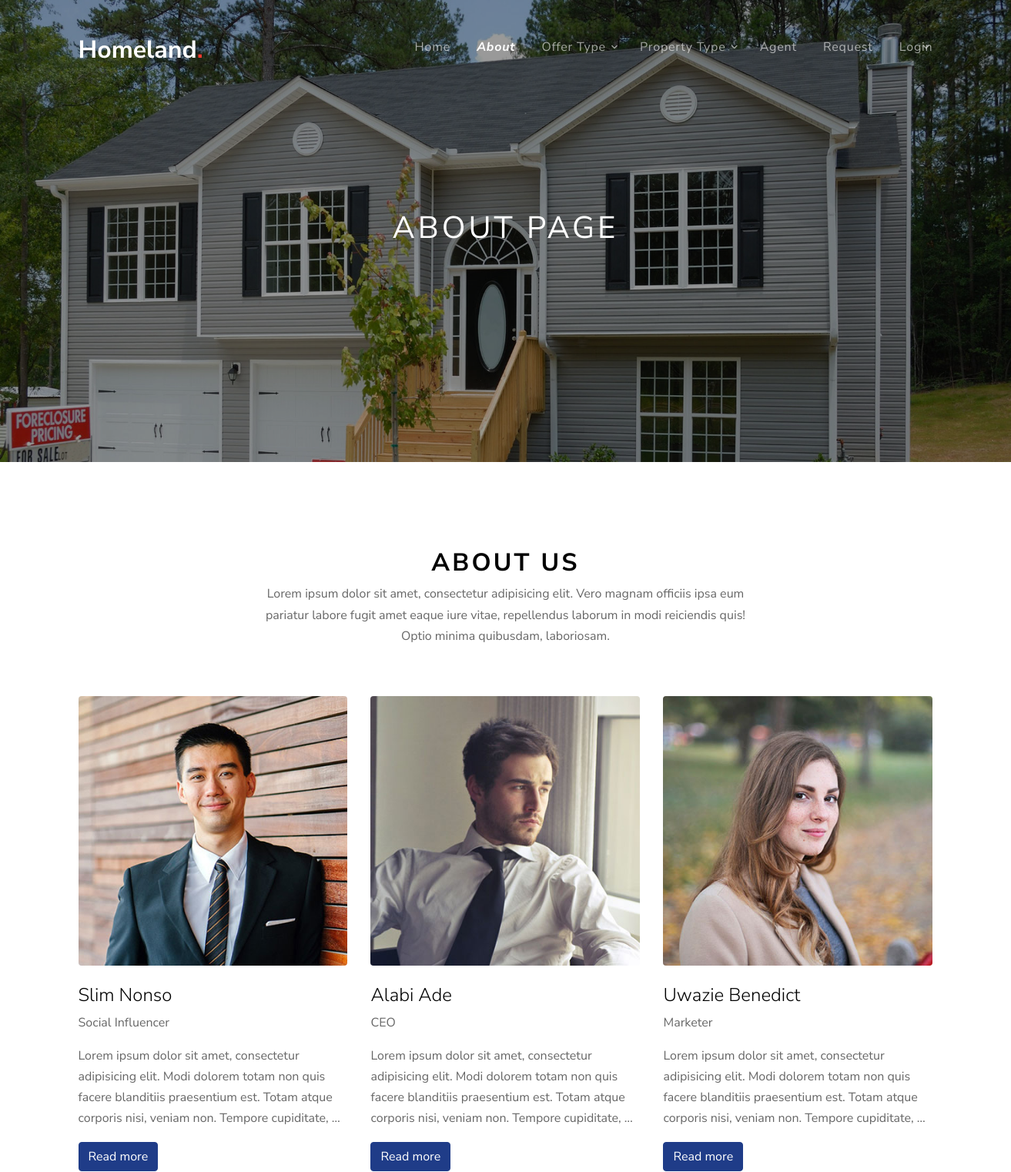
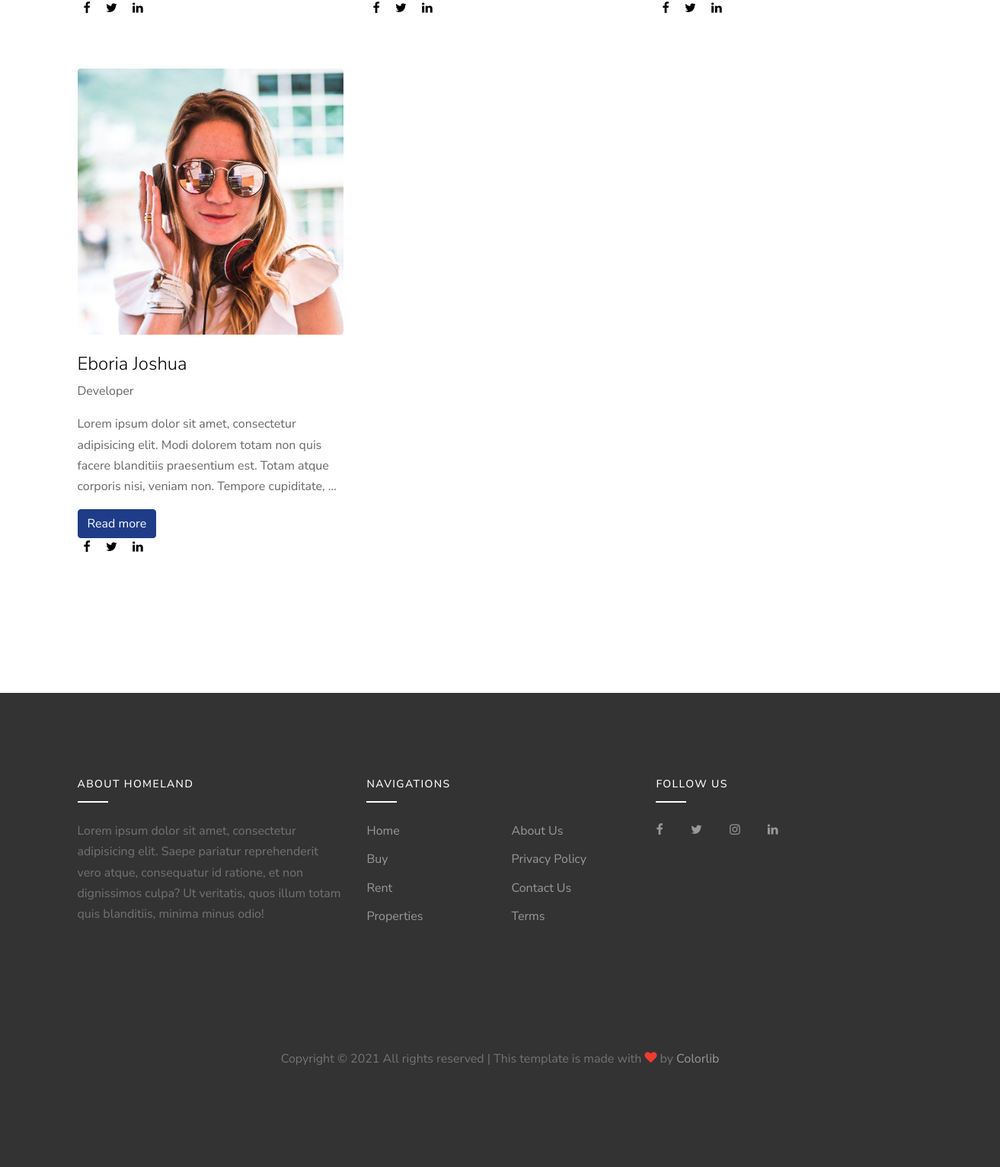
The app's page /pages/about-page with its own data (2 pictures, top to bottom).
### public_view/models.py (models this page shows, shortened)
class Team(models.Model):
    name = models.CharField(max_length=50)
    designation = models.CharField(max_length=100, blank=True, null=True)
    profile = models.FileField(blank=True, null=True, upload_to='uploads/propfile/')
    biography = models.TextField()
    def profile_url(self):
        if self.profile:
            return self.profile.url
        else:
            return '/public/images/person_1.jpg'

### public_view/views.py (the view)
# urls.py: path('about-page', views.about, name='about'),
def about(request):
     display_team = Team.objects.all()
     return render(request, 'public/about.html', {'team':display_team})

### templates/public/about.html (shortened to what this page needs)
{% extends 'public/base.html' %}
{% load static %}
{% block content %}
<div class="site-blocks-cover inner-page-cover overlay"
    style="background-image: url({% static 'public/images/hero_bg_2.jpg' %});" data-aos="fade"
    data-stellar-background-ratio="0.5">
    <div class="container">
        <div class="row align-items-center justify-content-center text-center">
            <div class="col-md-10">
                <h1 class="mb-2">About Page</h1>
            </div>
        </div>
    </div>
</div>
<div class="site-section">
    <div class="container">
        <div class="row mb-5 justify-content-center" data-aos="fade-up">
            <div class="col-md-7">
                <div class="site-section-title text-center">
                    <h2>ABOUT US</h2>
                    <p>Lorem ipsum dolor sit amet, consectetur adipisicing elit. Vero magnam officiis ipsa eum pariatur
                        labore fugit amet eaque iure vitae, repellendus laborum in modi reiciendis quis! Optio minima
                        quibusdam, laboriosam.</p>
                </div>
            </div>
        </div>
        <div class="row">
            {% if team %}
                {% for t in team %}
                    <div class="col-md-6 col-lg-4 mb-5 mb-lg-5" data-aos="fade-up" data-aos-delay="200">
                        <div class="team-member">
                            <img src="{{ t.profile_url }}" alt="Image" class="img-fluid rounded mb-4">
                            <div class="text">
                                <h2 class="mb-2 font-weight-light text-black h4">{{ t.name }}</h2>
                                <span class="d-block mb-3 text-white-opacity-05">{{ t.designation }}</span>
                                <p>
                                    {{ t.biography | truncatewords:25 }}
                                </p>
                                <a href="{% url 'public_view:team_detail' t.id %}" class="btn btn-primary">Read more</a>
                                <p>
                                    <a href="#" class="text-black p-2"><span class="icon-facebook"></span></a>
                                    <a href="#" class="text-black p-2"><span class="icon-twitter"></span></a>
                                    <a href="#" class="text-black p-2"><span class="icon-linkedin"></span></a>
                                </p>
                            </div>
                        </div>
                    </div>
                {% endfor %}
            {% endif %}
        </div>
    </div>
</div>
{% endblock %}

### templates/public/base.html (shortened to what this page needs)
{% load static %}
<!DOCTYPE html>
<html lang="en">
<head>
    <link rel="stylesheet" href="{% static 'public/fonts/icomoon/style.css' %}">
    <link rel="stylesheet" href="{% static 'public/css/bootstrap.min.css' %}">
    <link rel="stylesheet" href="{% static 'public/css/magnific-popup.css' %}">
    <link rel="stylesheet" href="{% static 'public/css/jquery-ui.css' %}">
    <link rel="stylesheet" href="{% static 'public/css/owl.carousel.min.css' %}">
    <link rel="stylesheet" href="{% static 'public/css/owl.theme.default.min.css' %}">
    <link rel="stylesheet" href="{% static 'public/css/bootstrap-datepicker.css' %}">
    <link rel="stylesheet" href="{% static 'public/css/mediaelementplayer.css' %}">
    <link rel="stylesheet" href="{% static 'public/css/animate.css' %}">
    <link rel="stylesheet" href="{% static 'public/fonts/flaticon/font/flaticon.css' %}">
    <link rel="stylesheet" href="{% static 'public/css/fl-bigmug-line.css' %}">
    <link rel="stylesheet" href="{% static 'public/css/aos.css' %}">
    <link rel="stylesheet" href="{% static 'public/css/style.css' %}">
    <link rel="stylesheet" href="{% static 'public/css/custom.css' %}">
</head>
<body>
    <div class="site-wrap">
        <div class="site-navbar mt-4">
            <div class="container py-1">
                <div class="row align-items-center">
                    <div class="col-8 col-md-8 col-lg-4">
                        <h1 class="mb-0"><a href="" class="text-white h2 mb-0"><strong>Homeland<span
                                        class="text-danger">.</span></strong></a></h1>
                    </div>
                    <div class="col-4 col-md-4 col-lg-8">
                        <nav class="site-navigation text-right text-md-right" role="navigation">
                            <ul class="site-menu js-clone-nav d-none d-lg-block">
                                {% url 'home' as Home %}
                                {% url 'public_view:about' as About %}
                                {% url 'public_view:agent' as Agent %}
                                <li {% if request.path == Home %} class="active" {% endif %}>
                                    <a href="{% url 'home' %}">Home</a>
                                </li>
                                <li {% if request.path == About %} class="active" {% endif %}>
                                    <a href="{% url 'public_view:about' %}">About</a>
                                </li>
                                <li class="has-children">
                                    <a href="properties.html">Offer Type</a>
                                </li>
                                <li class="has-children">
                                    <a href="#">Property Type</a>
                                </li>
                                <li {% if request.path == Agent %} class="active" {% endif %}>
                                    <a href="{% url 'public_view:agent' %}">Agent</a></li>
                                <li><a href="{ url 'public_view:requests' }">Request</a></li>
                                <li class="has-children">
                                    <a href="#">Login</a>
                                </li>
                            </ul>
                        </nav>
                    </div>
                </div>
            </div>
        </div>
    </div>
{% block content %}
{% endblock %}
<footer class="site-footer">
    <div class="container">
        <div class="row">
            <div class="col-lg-4">
                <div class="mb-5">
                    <h3 class="footer-heading mb-4">About Homeland</h3>
                    <p>Lorem ipsum dolor sit amet, consectetur adipisicing elit. Saepe pariatur reprehenderit vero
                        atque, consequatur id ratione, et non dignissimos culpa? Ut veritatis, quos illum totam quis
                        blanditiis, minima minus odio!</p>
                </div>
            </div>
            <div class="col-lg-4 mb-5 mb-lg-0">
                <div class="row mb-5">
                    <div class="col-md-12">
                        <h3 class="footer-heading mb-4">Navigations</h3>
                    </div>
                    <div class="col-md-6 col-lg-6">
                        <ul class="list-unstyled">
                            <li><a href="#">Home</a></li>
                            <li><a href="#">Buy</a></li>
                            <li><a href="#">Rent</a></li>
                            <li><a href="#">Properties</a></li>
                        </ul>
                    </div>
                    <div class="col-md-6 col-lg-6">
                        <ul class="list-unstyled">
                            <li><a href="#">About Us</a></li>
                            <li><a href="#">Privacy Policy</a></li>
                            <li><a href="#">Contact Us</a></li>
                            <li><a href="#">Terms</a></li>
                        </ul>
                    </div>
                </div>
            </div>
            <div class="col-lg-4 mb-5 mb-lg-0">
                <h3 class="footer-heading mb-4">Follow Us</h3>
                <div>
                    <a href="#" class="pl-0 pr-3"><span class="icon-facebook"></span></a>
                    <a href="#" class="pl-3 pr-3"><span class="icon-twitter"></span></a>
                    <a href="#" class="pl-3 pr-3"><span class="icon-instagram"></span></a>
                    <a href="#" class="pl-3 pr-3"><span class="icon-linkedin"></span></a>
                </div>
            </div>
        </div>
        <div class="row pt-5 mt-5 text-center">
            <div class="col-md-12">
                <p>
                    Copyright &copy;
                     All rights reserved | This template is made with <i class="icon-heart text-danger"
                        aria-hidden="true"></i> by <a href="" target="_blank">Colorlib</a>
                </p>
            </div>
        </div>
    </div>
</footer>
</body>
</html>

### static/public/css/style.css (style rules this page uses)
body { line-height: 1.7; color: rgba(0, 0, 0, 0.6); font-weight: 400; font-size: 1rem; font-family: "Roboto Mono", SFMono-Regular, Menlo, Monaco, Consolas, "Liberation Mono", "Courier New", monospace; font-family: "Nunito Sans", -apple-system, BlinkMacSystemFont, "Segoe UI", Roboto, "Helvetica Neue", Arial, sans-serif, "Apple Color Emoji", "Segoe UI Emoji", "Segoe UI Symbol", "Noto Color Emoji"; }
a { -webkit-transition: .3s all ease; -o-transition: .3s all ease; transition: .3s all ease; }
.text-black { color: #000 !important; }
.site-wrap { position: relative; }
.site-wrap:before { -webkit-transition: .3s all ease-in-out; -o-transition: .3s all ease-in-out; transition: .3s all ease-in-out; background: rgba(0, 0, 0, 0.6); content: ""; position: absolute; z-index: 2000; top: 0; left: 0; right: 0; bottom: 0; opacity: 0; visibility: hidden; }
.btn { position: relative; top: 0; }
.btn.btn-primary { color: #fff; }
.site-section { padding: 3em 0; }
@media (min-width: 768px) { .site-section { padding: 7em 0; } }
.site-footer { padding: 4em 0; background: #333333; }
@media (min-width: 768px) { .site-footer { padding: 7em 0; } }
.site-footer p { color: #737373; }
.site-footer h2, .site-footer h3, .site-footer h4, .site-footer h5 { color: #fff; }
.site-footer a { color: #999999; }
.site-footer ul li { margin-bottom: 10px; }
.site-footer .footer-heading { font-size: 14px; text-transform: uppercase; letter-spacing: .1em; color: #fff; position: relative; padding-bottom: 15px; }
.site-footer .footer-heading:before { content: ""; background: #fff; width: 40px; height: 2px; position: absolute; bottom: 0; }
.site-navbar { margin-bottom: 0px; width: 100%; border-bottom: none; position: absolute; z-index: 99; }
.site-navbar .site-navigation .site-menu { margin-bottom: 0; margin-left: 0; padding-left: 0; }
.site-navbar .site-navigation .site-menu .active > a { color: #fff; }
.site-navbar .site-navigation .site-menu a { text-decoration: none !important; display: inline-block; }
.site-navbar .site-navigation .site-menu > li { display: inline-block; padding: 10px 5px; }
.site-navbar .site-navigation .site-menu > li > a { padding: 10px 10px; letter-spacing: .05em; color: rgba(255, 255, 255, 0.6); text-decoration: none !important; }
.site-navbar .site-navigation .site-menu > li:last-child { padding-right: 0; }
.site-navbar .site-navigation .site-menu > li:last-child > a { padding-right: 0; }
.site-navbar .site-navigation .site-menu .has-children { position: relative; }
.site-navbar .site-navigation .site-menu .has-children > a { position: relative; padding-right: 20px; }
.site-navbar .site-navigation .site-menu .has-children > a:before { position: absolute; content: "\e313"; font-size: 16px; top: 50%; right: 0; -webkit-transform: translateY(-50%); -ms-transform: translateY(-50%); transform: translateY(-50%); font-family: 'icomoon'; }
.site-mobile-menu .site-nav-wrap { padding: 0; margin: 0; list-style: none; position: relative; }
.site-mobile-menu .site-nav-wrap a { padding: 10px 20px; display: block; position: relative; color: #212529; }
.site-mobile-menu .site-nav-wrap li { position: relative; display: block; }
.site-mobile-menu .site-nav-wrap li.active > a { color: #1f3c88; }
.site-mobile-menu .site-nav-wrap > li { display: block; position: relative; float: left; width: 100%; }
.site-mobile-menu .site-nav-wrap > li > a { padding-left: 20px; font-size: 20px; }
.site-blocks-cover { background-size: cover; background-repeat: no-repeat; background-position: top; }
.site-blocks-cover.overlay { position: relative; }
.site-blocks-cover.overlay:before { position: absolute; content: ""; left: 0; bottom: 0; right: 0; top: 0; background: rgba(0, 0, 0, 0.4); }
.site-blocks-cover, .site-blocks-cover .row { min-height: 600px; height: calc(100vh); }
.site-blocks-cover.inner-page-cover, .site-blocks-cover.inner-page-cover .row { min-height: 600px; height: calc(30vh); }
.site-blocks-cover h1 { font-weight: 900; color: #fff; font-weight: normal; letter-spacing: .1em; text-transform: uppercase; }
.site-section-title h2 { text-transform: uppercase; color: #000; font-weight: 700; font-size: 2rem; letter-spacing: .1em; }

### static/public/css/custom.css (style rules this page uses)
li.active { font-weight: bold !important; font-style: italic; }

### records on screen
Team: profile_url (picture), name "Slim Nonso", designation "Social Influencer", biography "Lorem ipsum dolor sit amet, consectetur adipisicing elit. Modi dolorem totam non quis facere blanditiis praesentium est. Totam atque corporis nisi, veniam non. Tempore cupiditate, …"
Team: profile_url (picture), name "Alabi Ade", designation "CEO", biography "Lorem ipsum dolor sit amet, consectetur adipisicing elit. Modi dolorem totam non quis facere blanditiis praesentium est. Totam atque corporis nisi, veniam non. Tempore cupiditate, …"
Team: profile_url (picture), name "Uwazie Benedict", designation "Marketer", biography "Lorem ipsum dolor sit amet, consectetur adipisicing elit. Modi dolorem totam non quis facere blanditiis praesentium est. Totam atque corporis nisi, veniam non. Tempore cupiditate, …"
Team: profile_url (picture), name "Eboria Joshua", designation "Developer", biography "Lorem ipsum dolor sit amet, consectetur adipisicing elit. Modi dolorem totam non quis facere blanditiis praesentium est. Totam atque corporis nisi, veniam non. Tempore cupiditate, …"
